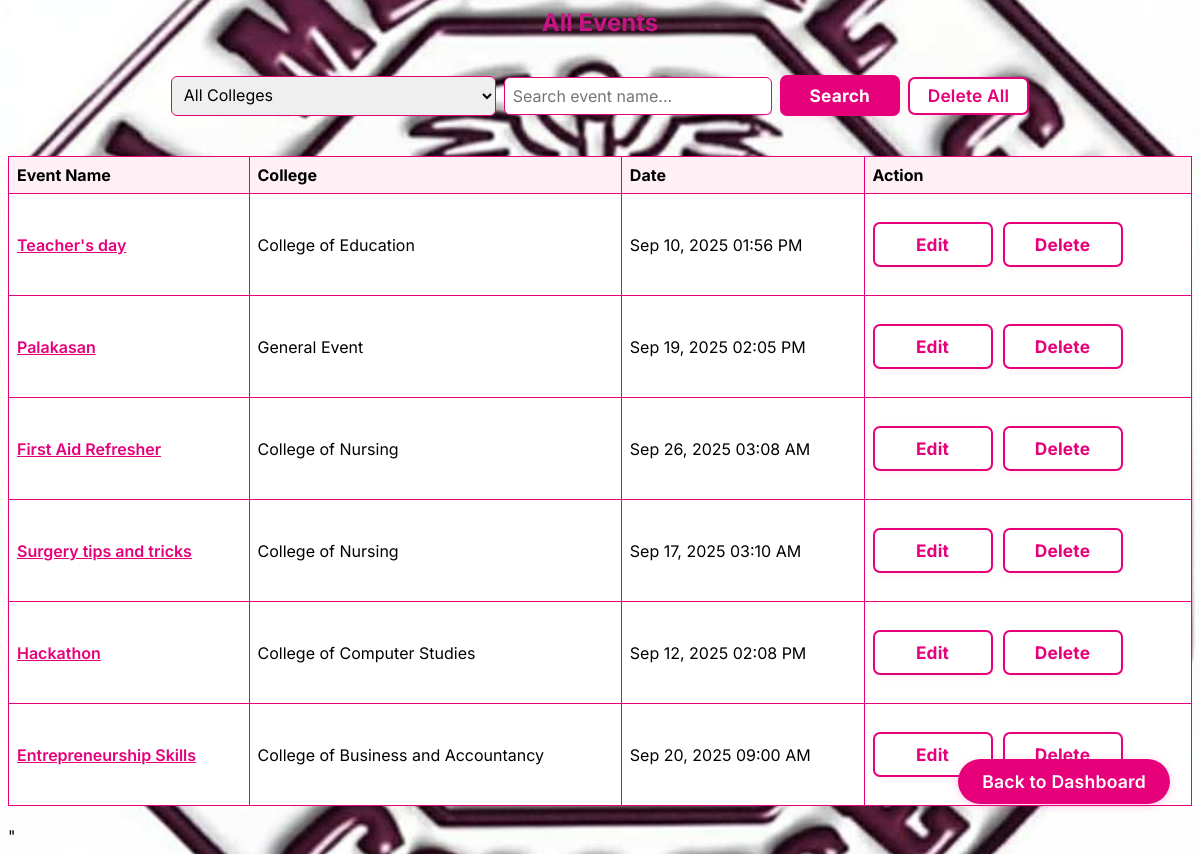
The page /attendance/events/ (signed in) on the database its author committed.
### attendance/models.py (models this page shows, shortened)
class Event(models.Model):
    name = models.CharField(max_length=200)
    date = models.DateTimeField()
    college = models.ForeignKey(
        'College',
        on_delete=models.CASCADE,
        null=True,      # Null means general event
        blank=True
    )

class College(models.Model):
    name = models.CharField(max_length=100)

### attendance/views.py (the view)
# urls.py: path('events/', views.events_list, name='events_list'),
@login_required
def events_list(request):
    query = request.GET.get('q', '')
    selected_college = request.GET.get('college', '')
    colleges = College.objects.all()
    events = Event.objects.all()
    if selected_college:
        events = events.filter(college__id=selected_college)
    if query:
        events = events.filter(name__icontains=query)
    return render(request, 'events_list.html', {
        'events': events,
        'colleges': colleges,
        'selected_college': selected_college,
    })

### attendance/templates/events_list.html (shortened to what this page needs)
{% extends 'base.html' %}
{% block content %}
<div style="display: flex; justify-content: space-between; align-items: center; margin-bottom: 18px;">
    <h2 style="margin: 0;">All Events</h2>
</div>
<div style="margin-bottom: 20px; display: flex; gap: 8px; align-items: center;">
    <form method="get" action="" style="display: flex; gap: 8px; align-items: center; margin: 0;">
        <select name="college" onchange="this.form.submit()" style="padding:8px; border-radius:6px; border:1px solid #e6007a;">
            <option value="">All Colleges</option>
        </select>
        <input type="text" name="q" placeholder="Search event name..." value="{{ request.GET.q|default_if_none:'' }}" style="padding:8px; border-radius:6px; border:1px solid #e6007a; width: 250px;">
        <button type="submit" class="btn btn-primary">Search</button>
    </form>
    <form method="post" action="{% url 'delete_all_events' %}" style="margin: 0;">
        <button type="submit" class="btn btn-secondary" style="padding:6px 18px; font-weight:600;"
            onclick="return confirm('Are you sure you want to delete ALL events? This cannot be undone.');">
            Delete All
        </button>
    </form>
</div>
<table style="width:100%; border-collapse:collapse; background:#fff;">
    <thead>
        <tr style="background:#ffe3f0;">
            <th style="padding:8px; border:1px solid #e6007a;">Event Name</th>
            <th style="padding:8px; border:1px solid #e6007a;">College</th>
            <th style="padding:8px; border:1px solid #e6007a;">Date</th>
            <th style="padding:8px; border:1px solid #e6007a;">Action</th>
        </tr>
    </thead>
    <tbody>
        {% for event in events %}
        <tr>
            <td style="padding:8px; border:1px solid #e6007a;">
                <a href="{% url 'attendance_sheet' event.id %}" style="color:#e6007a; text-decoration:underline; font-weight:600;">{{ event.name }}</a>
            </td>
            <td style="padding:8px; border:1px solid #e6007a;">
                {% if event.college %}
                    {{ event.college.name }}
                {% else %}
                    General Event
                {% endif %}
            </td>
            <td style="padding:8px; border:1px solid #e6007a;">{{ event.date|date:"M j, Y h:i A" }}</td>
            <td style="padding:8px; border:1px solid #e6007a; vertical-align: middle;">
                <div style="display: flex; gap: 10px; align-items: center;">
                    <a href="{% url 'edit_event' event.id %}" style="display: flex; align-items: center;">
                        <button type="button" class="btn btn-secondary">Edit</button>
                    </a>
                    <form method="post" action="{% url 'delete_event' event.id %}" style="display:inline; margin:0;">
                        <button type="submit" class="btn btn-secondary" onclick="return confirm('Are you sure you want to delete this event?');">Delete</button>
                    </form>
                </div>
            </td>
        </tr>
        {% empty %}
        <tr>
            <td colspan="4" style="padding:8px; border:1px solid #e6007a;">No events found.</td>
        </tr>
        {% endfor %}
    </tbody>
</table>
<a href="{% url 'dashboard' %}" style="position:fixed; bottom:30px; right:30px; z-index:1000;">
    <button type="button" class="btn btn-primary" style="padding:12px 24px; border-radius:50px; box-shadow:0 2px 8px #e6007a33; font-size:1.1rem; font-weight:600;">
        Back to Dashboard
    </button>
</a>
{% endblock %}

### attendance/static/css/styles.css (style rules this page uses)
body { font-family: 'Inter', Arial, Helvetica, sans-serif !important; background-color: #ffe3f0 !important; background-image: url('/static/img/imcclogo.jpg'); background-repeat: no-repeat; background-position: center center; background-attachment: fixed; background-size: cover; background-size: cover; }
h1, h2, h3, h4, h5, h6, button, input, select, label, li, p, a, form { font-family: 'Inter', Arial, Helvetica, sans-serif !important; }
h1, h2 { color: #c71585; }
form { display: flex; gap: 10px; margin-bottom: 10px; }
input, select, button { padding: 8px; font-size: 16px; border: 1px solid #ffb6c1; border-radius: 4px; }
button { background-color: #ff69b4; color: white; display:block; margin: 20px auto; cursor: pointer; }
table { width: 100%; border-collapse: collapse; margin-bottom: 20px; }
th, td { padding: 10px; border: 1px solid #ffb6c1; text-align: left; }
th { background-color: #fff0f5; }
a { color: #ff69b4; text-decoration: none; }

### attendance/templates/base.html (style rules this page uses)
.btn, .btn-primary, .btn-secondary { border-radius: 7px; font-size: 1.08rem; font-weight: 700; letter-spacing: 0.2px; cursor: pointer; transition: background 0.18s, color 0.18s, border 0.18s, box-shadow 0.18s; min-width: 120px; min-height: 38px; padding: 10px 26px; box-shadow: 0 2px 8px #e6007a11; text-align: center; display: inline-block; }
.btn-primary { background: #e6007a; color: #fff; border: none; }
.btn-secondary { background: #fff; color: #e6007a; border: 2px solid #e6007a; }

### rows shown on the page
Event: name "Teacher's day", college.name "College of Education", date "Sep 10, 2025 01:56 PM"
Event: name "Palakasan", shows "General Event", date "Sep 19, 2025 02:05 PM"
Event: name "First Aid Refresher", college.name "College of Nursing", date "Sep 26, 2025 03:08 AM"
Event: name "Surgery tips and tricks", college.name "College of Nursing", date "Sep 17, 2025 03:10 AM"
Event: name "Hackathon", college.name "College of Computer Studies", date "Sep 12, 2025 02:08 PM"
Event: name "Entrepreneurship Skills", college.name "College of Business and Accountancy", date "Sep 20, 2025 09:00 AM"
